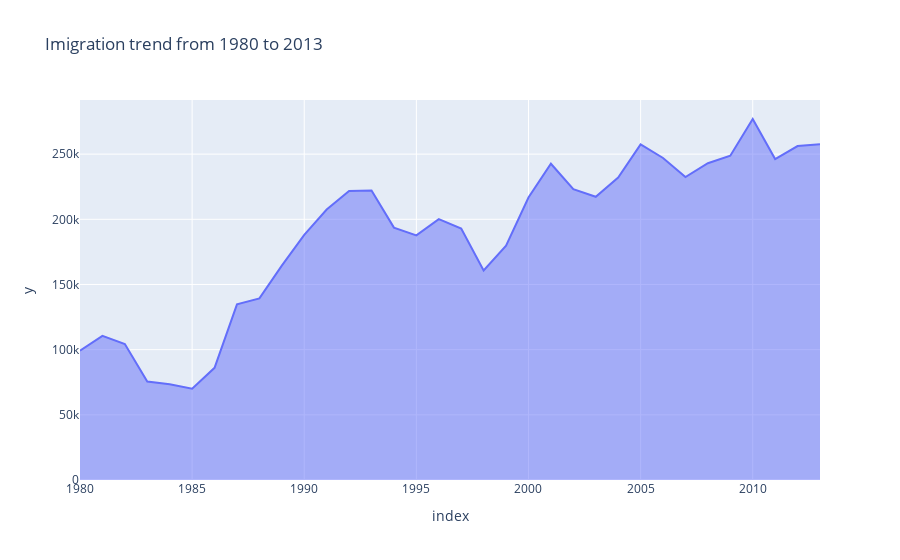

Here is the notebook cell this chart was saved with:
### Code cell
year_sum=df[years].sum()
px.area(year_sum,x=year_sum.index,y=year_sum.values,
        title = "Imigration trend from 1980 to 2013")

### Figure 1 — Plotly figure (JSON) as saved in the notebook; plotly's stock layout.template omitted (floating-point values rounded to 4 significant figures)
{"data": [{"fillpattern": {"shape": ""}, "hovertemplate": "index=%{x}<br>y=%{y}<extra></extra>", "legendgroup": "", "line": {"color": "#636efa"}, "marker": {"symbol": "circle"}, "mode": "lines", "name": "", "orientation": "v", "showlegend": false, "stackgroup": "1", "type": "scatter", "x": [1980, 1981, 1982, 1983, 1984, 1985, 1986, 1987, 1988, 1989, 1990, 1991, 1992, 1993, 1994, 1995, 1996, 1997, 1998, 1999, 2000, 2001, 2002, 2003, 2004, 2005, 2006, 2007, 2008, 2009, 2010, 2011, 2012, 2013], "xaxis": "x", "y": [99137, 110563, 104271, 75550, 73417, 69978, 86048, 134771, 139306, 164432, 188054, 207509, 221687, 222049, 193665, 187712, 200085, 192885, 160727, 179818, 216712, 242643, 223111, 217297, 232083, 257457, 247057, 232405, 243047, 248768, 276956, 246194, 256222, 257537], "yaxis": "y"}], "layout": {"legend": {"tracegroupgap": 0}, "title": {"text": "Imigration trend from 1980 to 2013"}, "xaxis": {"anchor": "y", "domain": [0, 1], "title": {"text": "index"}}, "yaxis": {"anchor": "x", "domain": [0, 1], "title": {"text": "y"}}}}
